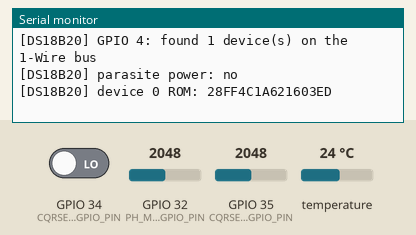
Simulated run of this program. Board: ESP32. On the bench: the last lines printed to the serial monitor. Inputs (shaded band) come from the test bench; at power-on: GPIO 32 (PH_METER_V_1_1_GPIO_PIN) = 2048, GPIO 34 (CQRSENYW001_GPIO_PIN) LOW, GPIO 35 (CQRSENTDS01_GPIO_PIN) = 2048, temperature 24 °C. WiFi joins after 1.5 s; servers stay silent unless stated; random numbers use the default seed unless the program sets one; EEPROM starts erased; no MQTT or app messages arrive unless stated.

Above: at 1.2 s.
1.3 s: GPIO 32 (PH_METER_V_1_1_GPIO_PIN) set to 2866
At 5.1 s:
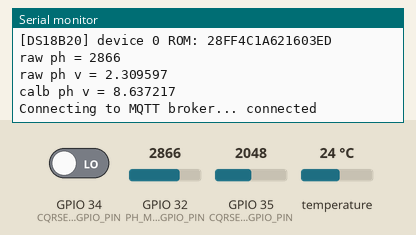
5.2 s: GPIO 32 (PH_METER_V_1_1_GPIO_PIN) set to 3603
At 8.0 s:
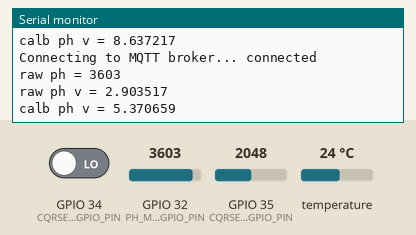

The program:

main.cpp
```cpp
/**
 * Filename: main.cpp
 * Author: Garrett Forsyth
 * Date: May 1 2026
 * Description:
 * This program initializes all sensors, then defers to their loop
 * implementation. When new data is read, it is published to the
 * MQTT server.
 */
#include "config.h"
#include <OneWire.h>
#include <DallasTemperature.h>
#include "sensors/DS18B20.h"
#include "sensors/Cqrsenyw001.h"
#include "sensors/Cqrsentds01.h"
#include "sensors/PhMeterV11.h"
#include "services/MQTTService.h"
#include "services/SensorBroker.h"
#include <WiFi.h>
#include <esp_task_wdt.h>

Sensor* sensors[] = {
  new DS18B20(DS18B20_GPIO_PIN),
  new Cqrsenyw001(CQRSENYW001_GPIO_PIN),
  new Cqrsentds01(CQRSENTDS01_GPIO_PIN),
  new PhMeterV11(PH_METER_V_1_1_GPIO_PIN)
};
MQTTService mqttService = MQTTService();

void setup(void) {
  Serial.begin(9600);

  const esp_task_wdt_config_t wdtConfig = {
    .timeout_ms = 30000,    // reset if loop() hasn't come round in 30 s
    .idle_core_mask = 0,    // don't also watch the idle tasks
    .trigger_panic = true,  // panic -> reboot, with a backtrace on serial
  };
  if (esp_task_wdt_reconfigure(&wdtConfig) != ESP_OK) {
    Serial.println("WDT reconfigure failed");
  }
  enableLoopWDT();          // watch the loop task; the core feeds it before every loop()

  for (Sensor* sensor : sensors) {
    sensor->begin();
  }
  mqttService.begin();
}

void loop(void) {
  for (Sensor* sensor : sensors) {
    // Skip error readings (ex/ a disconnected probe) so they never reach the
    // broker or other sensors (TDS uses the latest temperature).
    if (sensor->loop() && sensor->hasValidReading()) {
      SensorBroker::getInstance().publish(
        sensor->getType(),
        sensor->getId(),
        sensor->getReading()
      );
      mqttService.publishReading(sensor);
    }
  }

  mqttService.loop();
}
```

esp32.h
```cpp
/**
 * Filename: esp32.h
 * Author: Garrett Forsyth
 * Date: June 18 2026
 * Description: ESP32 Board specific constants.
 */
#pragma once
constexpr float ESP32_ADC_VREF    = 3.3f;
constexpr float ESP32_ADC_MAX     = 4095.0f;
constexpr float ESP32_ADC_MIN     = 0.0f;
```

Cqrsentds01.cpp
```cpp
#include "Cqrsentds01.h"
#include "services/SensorBroker.h"
#include "SensorType.h"
#include <Arduino.h>
#include <string.h>
#include <algorithm>

constexpr const int TDS_SAMPLE_INTERVAL_MS = 40;
constexpr const int TDS_DEFAULT_TEMP_CALB = 30;

Cqrsentds01::Cqrsentds01(uint8_t pin):  SensorGPIO(pin),
    _lastSampleTime(0),
    _lastPublishTime(0),
    _sampleIndex(0),
    _lastTds(0.0f) {
    memset(_sampleBuffer, 0, sizeof(_sampleBuffer));
    memset(_readingBuf, 0, sizeof(_readingBuf));
}

void Cqrsentds01::begin() {
  pinMode(_pin, INPUT);
}


void Cqrsentds01::read() {
    // Read the analog voltage from a more stable value by filtering the median
    // NOTE: ESP32 has 12 bit Analog-Digital-Converter (this differs compared to the datasheet example)
    float voltage = getMedian() * (ADC_VREF / ADC_MAX);
    float temp = SensorBroker::getInstance().getLatest(
        SensorType::Temperature,
        SensorValue::ofFloat(TDS_DEFAULT_TEMP_CALB)
    ).f;
    float compensation = 1.0f + 0.02f * (temp - 25.0f); // Again, from the datasheet
    float compensatedV = voltage / compensation;

    // Calculation to convert voltage to tds. Taken from:
    // http://www.cqrobot.wiki/index.php/TDS_(Total_Dissolved_Solids)_Meter_Sensor_SKU:_CQRSENTDS01
    _lastTds = (
        133.42f *
        compensatedV *compensatedV * compensatedV -
            255.86f * compensatedV * compensatedV +
            857.39f * compensatedV
    ) * 0.5f;
}

bool Cqrsentds01::loop() {
    unsigned long now = millis();

    // Take a sample reading if it's time
    if (now - _lastSampleTime >= TDS_SAMPLE_INTERVAL_MS) {
        _lastSampleTime = now;
        _sampleBuffer[_sampleIndex++] = analogRead(_pin);
        _sampleIndex = _sampleIndex % TDS_SAMPLE_COUNT;
    }

    // Update the latest reading if it's time
    if (now - _lastPublishTime >= interval) {
        _lastPublishTime = now;
        read();
        return true;
    }
    return false;
}

int Cqrsentds01::getMedian() {
    int temp[TDS_SAMPLE_COUNT];
    memcpy(temp, _sampleBuffer, sizeof(_sampleBuffer));
    std::sort(temp, temp + TDS_SAMPLE_COUNT);
    return (TDS_SAMPLE_COUNT & 1) ?
        temp[(TDS_SAMPLE_COUNT - 1) / 2 ] : // Odd - take the middle
        (temp[TDS_SAMPLE_COUNT / 2] + temp[(TDS_SAMPLE_COUNT - 1) / 2]) / 2; // Even average the middle 2 entries
}

const SensorValue Cqrsentds01::getReading() {
    return SensorValue::ofFloat(_lastTds);
}

const char* Cqrsentds01::getModel() { return MODEL_NAME; }

const SensorType Cqrsentds01::getType() { return SensorType::Tds; }
```

Cqrsentds01.h
```cpp
/**
 * Filename: Cqrsentds01.h
 * Author: Garrett Forsyth
 * Date: June 15 2026
 * Description: This file contains declarations for the cqrsentds01 TDS sensor.
 *
 * See http://www.cqrobot.wiki/index.php/TDS_(Total_Dissolved_Solids)_Meter_Sensor_SKU:_CQRSENTDS01
 *
 * Note: This sensor has two distinct intervals:
 *   1) sample - how long it should take to collect a sample
 *   2) publish - how often it should publish the median of the sample
 */
#pragma once
#include "SensorGPIO.h"

class Cqrsentds01 : public SensorGPIO {
public:
    Cqrsentds01(uint8_t pin);

    void begin() override;
    void read() override;
    bool loop() override;
    const SensorValue getReading() override;
    const SensorType getType() override;
    const char* getModel() override;
    ~Cqrsentds01() {};

private:
    const char* MODEL_NAME = "CQRSENTDS01";

    unsigned long _lastSampleTime;
    unsigned long _lastPublishTime;

    static const int TDS_SAMPLE_COUNT = 30;
    int _sampleBuffer[TDS_SAMPLE_COUNT];
    int _sampleIndex;

    static const int READING_BUF_SIZE = 16;
    char _readingBuf[READING_BUF_SIZE];
    float _lastTds;

    int getMedian();
};
```

Cqrsenyw001.cpp
```cpp
#include "Cqrsenyw001.h"
#include "utils/SensorIdentity.h"

void Cqrsenyw001::begin() {
  pinMode(_pin, INPUT);
}

void Cqrsenyw001::read() {
    lastReadStatus = digitalRead(_pin);
}

const char* Cqrsenyw001::getModel() { return MODEL_NAME; }

const SensorValue Cqrsenyw001::getReading() {
    return SensorValue::ofBool(lastReadStatus);
}

const SensorType Cqrsenyw001::getType() {
    return SensorType::Liquid;
}
```

Cqrsenyw001.h
```cpp
/**
 * Filename: LiquidSensor.h
 * Author: Garrett Forsyth
 * Date: June 15 2026
 * Description: This file contains declarations for a simple liquid sensor.
 * Note: By convention, we expect a status of HIGH to mean water is detected,
 * though this could be changed using the phsyical switch on the sensor.
 */
#pragma once
#include "SensorGPIO.h"
#include <stdint.h>
#include "esp32-hal-gpio.h"

class Cqrsenyw001: public SensorGPIO {
public:

    /**
     * Construct a new liquid sensor object.
     *
     * Parameters:
     * pin: The GPIO to use for this sensor.
     */
    Cqrsenyw001(uint8_t pin): SensorGPIO(pin) {};

    void begin() override;
    void read() override;
    const SensorValue getReading() override;
    const SensorType getType() override;
    const char* getModel() override;
    ~Cqrsenyw001() {};
private:
    const char* MODEL_NAME = "CQRSENYW001"; // From http://www.cqrobot.wiki/index.php/Non-Contact_Water/Liquid_Level_Sensor_SKU:_CQRSENYW001
    float lastReadStatus = LOW;
};
```

DS18B20.cpp
```cpp
#include "DS18B20.h"
#include "utils/SensorIdentity.h"

void DS18B20::begin() {
    sensors.begin();

    // Debug: report what is on the 1-Wire bus. 0 devices means a wiring or
    // pull-up problem (data needs ~4.7k to 3.3V).
    uint8_t count = sensors.getDeviceCount();
    Serial.printf("[DS18B20] GPIO %u: found %u device(s) on the 1-Wire bus\n", _pin, count);
    Serial.printf("[DS18B20] parasite power: %s\n", sensors.isParasitePowerMode() ? "yes" : "no");

    DeviceAddress address;
    if (count > 0 && sensors.getAddress(address, 0)) {
        Serial.print("[DS18B20] device 0 ROM: ");
        for (uint8_t i = 0; i < 8; i++) Serial.printf("%02X", address[i]);
        Serial.println();
    }
}

void DS18B20::read() {
    sensors.requestTemperatures();
    lastReadTemperature = sensors.getTempCByIndex(0);

    // DallasTemperature returns DEVICE_DISCONNECTED_C (-127) when no sensor
    // answers. hasValidReading() keeps that value from being published.
    if (!hasValidReading()) {
        Serial.printf("[DS18B20] GPIO %u: no response (read -127), %u device(s) on bus; not publishing\n",
                      _pin, sensors.getDeviceCount());
    }
}

bool DS18B20::hasValidReading() {
    return lastReadTemperature != DEVICE_DISCONNECTED_C;
}

const SensorValue DS18B20::getReading() {
    return SensorValue::ofFloat(lastReadTemperature);
}

const SensorType DS18B20::getType() {
    return SensorType::Temperature;
}

const char* DS18B20::getModel() { return MODEL_NAME; }

DS18B20::~DS18B20() {}
```

DS18B20.h
```cpp
/**
 * Filename: DS18B20.h
 * Author: Garrett Forsyth
 * Date: May 1 2026
 * Description: This file contains declarations for the DS18B20 temperature sensor.
 */
#pragma once
#include "SensorGPIO.h"
#include <OneWire.h>
#include <DallasTemperature.h>
#include "SensorType.h"
#include "SensorValue.h"

class DS18B20: public SensorGPIO {
public:
    /**
     * Construct a new DS18B20 sensor object.
     *
     * Parameters:
     * pin: The GPIO to use for this sensor.
     */
    DS18B20(uint8_t pin): SensorGPIO(pin), oneWire(pin), sensors(&oneWire) {}

    void begin() override;
    void read() override;
    const SensorValue getReading() override;
    const SensorType getType() override;
    const char* getModel() override;
    bool hasValidReading() override;
    ~DS18B20() override;
private:
    const char* MODEL_NAME = "DS18B20";
    float lastReadTemperature = 0;
    OneWire oneWire;
    DallasTemperature sensors;
};
```

PhMeterV11.cpp
```cpp
#include "PhMeterV11.h"
#include <Arduino.h>

PhMeterV11::PhMeterV11(uint8_t pin): SensorGPIO(pin) {
    _calibration = getOrDefaultPhCalibration();
}

void PhMeterV11::begin() {
  pinMode(_pin, INPUT);
}

void PhMeterV11::read() {
    int raw = analogRead(_pin);
    Serial.printf("raw ph = %d\n", raw);
    float voltage = raw * (ADC_VREF / ADC_MAX);
    Serial.printf("raw ph v = %f\n", voltage);
    _lastPh = _calibration.slope * voltage + _calibration.offset;
    Serial.printf("calb ph v = %f\n", _lastPh);
}

const SensorValue PhMeterV11::getReading() {
    return SensorValue::ofFloat(_lastPh);
}

const char* PhMeterV11::getModel() { return MODEL_NAME; }
const SensorType PhMeterV11::getType() { return SensorType::Ph; }
```

PhMeterV11.h
```cpp
/**
 * Filename: SensorGPIO.h
 * Author: Garrett Forsyth
 * Date: June 18 2026
 * Description: This file contains declarations for pH meter v1.1 sensor.
 *
 * See https://docs.cirkitdesigner.com/component/968ae382-87b6-4cd4-a87d-7529e2a0c468/ph-meter-v11
 *
 * Note: This sensor requires calibration to give accurate readings. It can also
 * use either the 5V or 3.3V power. Currently 3.3V is used to be consistent
 * with other sensors, but if range becomes a problem we should consider moving it
 * to 5V.
 */
#pragma once
#include "SensorGPIO.h"
#include "calibration/PhCalibration.h"

class PhMeterV11 : public SensorGPIO {
public:
    PhMeterV11(uint8_t pin);

    void begin() override;
    void read() override;
    const SensorValue getReading() override;
    const SensorType getType() override;
    const char* getModel() override;
    ~PhMeterV11() {};

private:
    const char* MODEL_NAME = "PHMETERV11";
    PhCalibration _calibration;
    float _lastPh;
};
```

Sensor.cpp
```cpp
#include "Sensor.h"
#include <Arduino.h>

bool Sensor::loop() {
    bool wasRead = false;
    if (millis() - lastRead > interval) {
        read();
        lastRead = millis();
        wasRead = true;
    }

    return wasRead;
}
```

Sensor.h
```cpp
/**
 * Filename: Sensor.h
 * Author: Garrett Forsyth
 * Date: May 1 2026
 * Description: This file contains declarations for the abstract sensor class.
 *
 * Sensors need to be initialized in begin()
 * Their readings are read in read()
 * How often they are read is determined by interval and lastRead
 */
#pragma once
#include "config.h"
#include "SensorType.h"
#include "SensorValue.h"
#include "stdint.h"

class Sensor {
public:
    /**
     * Executes any sensor initialization logic.
     */
    virtual void begin() = 0;

    /**
     * Triggers a sensor read.
     * The frequency is determined by [interval] and [lastRead]
     */
    virtual void read() = 0;

    /**
     * Called during program loop. Checks if it is time
     * to read the sensor data and if so does.
     *
     * Returns bool: true if a value was read; false otherwise
     */
    virtual bool loop();

    /**
     * Get reading string as it should be published.
     */
    virtual const SensorValue getReading() = 0;

    /**
     * Get type of sensor.
     */
    virtual const SensorType getType() = 0;

    /**
     * Gets a string of the model name of the sensor.
     */
    virtual const char* getModel() = 0;

    /**
     * Get's a unique identifer for the sensor.
     * (Ex/ ROM address or hardware ID)
     */
    virtual const char* getId() = 0;

    /**
     * Whether the latest reading is real data worth publishing.
     * Sensors override this to flag error values (ex/ a disconnected
     * DS18B20 reads -127) so they are not published or shared.
     */
    virtual bool hasValidReading() { return true; }

    /**
     * Logic to calibrate the sensor.
     */
    virtual void calibrate() {}

    /**
     * Deconstructor for children to chain call.
     */
    virtual ~Sensor() {};

protected:
    /**
     * The time interval, in millis, in which the sensor
     * should be read.
     */
    unsigned long interval = DEFAULT_READ_INTERVAL;

    /**
     * The millis time from epoch the sensor was last read.
     */
    unsigned long lastRead = 0;

    /**
     * Buffer size sensor's publish their reading data to.
     */
    const static uint8_t READING_SIZE = 32;
};
```

SensorGPIO.cpp
```cpp
#include "SensorGPIO.h"
#include "./utils/SensorIdentity.h"

SensorGPIO::SensorGPIO(uint8_t pin): _pin(pin) {}

const char* SensorGPIO::getId() {
    return getOrCreateSensorId(getModel(), _pin);
}
```

SensorGPIO.h
```cpp
/**
 * Filename: SensorGPIO.h
 * Author: Garrett Forsyth
 * Date: May 1 2026
 * Description: A specialization for sensors using a GPIO pin.
 */
#pragma once
#include "Sensor.h"
#include "stdint.h"

class SensorGPIO: public Sensor {
public:
    SensorGPIO(uint8_t pin);
    const char* getId() override;
protected:
    const uint8_t _pin;
};
```

SensorType.cpp
```cpp
#include "SensorType.h"

const char* sensorTypeName(SensorType type) {
    switch (type) {
        case SensorType::Temperature: return "temperature";
        case SensorType::Liquid:      return "liquid";
        case SensorType::Tds:         return "tds";
        case SensorType::Ph:          return "ph";
        default:                      return "unknown";
    }
}
```

SensorType.h
```cpp
/**
 * Filename: SensorType.h
 * Author: Garrett Forsyth
 * Date: June 15 2026
 * Description: Enumeration which defines types of supported sensors.
 */
#pragma once
enum class SensorType {
    Temperature,
    Liquid,
    Tds,
    Ph
};

/**
 * Get a string representation of the sensor type.
 */
const char* sensorTypeName(SensorType type);
```

SensorValue.h
```cpp
/**
 * Filename: SensorValue.h
 * Author: Garrett Forsyth
 * Date: June 16 2026
 * Description: Union of types sensor readings can take.
 */
#pragma once
#include <stdio.h>
#include <stddef.h>
struct SensorValue {
    static const int SENSOR_VALUE_SIZE = 16;
    enum class Type { Float, Bool } type;
    union { float f; bool b; };

    static SensorValue ofFloat(float v) { SensorValue s; s.type = Type::Float; s.f = v; return s; }
    static SensorValue ofBool(bool v)   { SensorValue s; s.type = Type::Bool;  s.b = v; return s; }

    void toString(char *buf, size_t len) const {
        switch (type) {
        case Type::Float: snprintf(buf, len, "%f", f); break;
        case Type::Bool: snprintf(buf, len, "%d", b); break;
        }
    }
};
```

PhCalibration.cpp
```cpp
#include "PhCalibration.h"
#include <Preferences.h>
#include <services/NvsConfig.h>

// Default approximations for the board on 3.3V supply.
// - Midpoint: 2.5V at pH 7 (electrode isopotential point, independent of supply voltage)
// - Slope: ~-5.5 pH/V (output decreases as pH increases)
// - Offset: 21.34 (derived from: 7 = -5.5 * 2.5 + offset)
constexpr const float DEFAULT_SLOPE = -5.5;
constexpr const float DEFAULT_OFFSET = 21.34;

constexpr const char* KEY_SLOPE = "ph_slope";
constexpr const char* KEY_OFFSET = "ph_offset";

PhCalibration getOrDefaultPhCalibration() {
    Preferences prefs;
    prefs.begin(NVS_NAME_SPACE, true); // Read only

    PhCalibration calibration;
    calibration.slope = prefs.getFloat(KEY_SLOPE, DEFAULT_SLOPE);
    calibration.offset = prefs.getFloat(KEY_OFFSET, DEFAULT_OFFSET);

    prefs.end();
    return calibration;
}

void savePhCalibration(float slope, float offset) {
    Preferences prefs;
    prefs.begin(NVS_NAME_SPACE, false);

    prefs.putFloat(KEY_SLOPE, slope);
    prefs.putFloat(KEY_OFFSET, offset);

    prefs.end();
}
```

PhCalibration.h
```cpp
/**
 * Filename: PhCalibration.cpp
 * Author: Garrett Forsyth
 * Date: June 16 2026
 * Description: Structure used to store pH calibration.
 *
 * pH Calibration is stored in preferences to survive reboots.
 */
#pragma once


struct PhCalibration {
    float slope;
    float offset;
};

PhCalibration getOrDefaultPhCalibration();

void savePhCalibration(float slopw, float offset);
```

SensorIdentity.cpp
```cpp
// SensorIdentity.cpp
#include "SensorIdentity.h"
#include "config.h"
#include <Preferences.h>
#include "services/NvsConfig.h"

const char* getOrCreateSensorId(const char* model, uint8_t gpio) {
    static char id[MAX_VALUE_LENGTH];

    // Key is of form '{model}_{gpio}'
    char key[MAX_KEY_LENGTH];
    snprintf(key, sizeof(key), "%s_%d", model, gpio);

    Preferences prefs;
    prefs.begin(NVS_NAME_SPACE, false);

    if (prefs.isKey(key)) {
        prefs.getString(key, id, sizeof(id));
    } else {
        // Create a UUID by generating 4 random numbers in hex (include padding)
        snprintf(
            id,
             sizeof(id),
              "%08lx%08lx%08lx%08lx",
            esp_random(), esp_random(), esp_random(), esp_random()
        );
        prefs.putString(key, id);
    }

    prefs.end();
    return id;
}
```

NvsConfig.h
```cpp
#pragma once
constexpr const char* NVS_NAME_SPACE = "tankwatch";
constexpr const int MAX_KEY_LENGTH = 16;
constexpr const int MAX_VALUE_LENGTH = 33;
```

Source omitted: SensorIdentity.h (828 bytes), MQTTService.cpp (2623 bytes), MQTTService.h (2481 bytes), SensorBroker.cpp (661 bytes), SensorBroker.h (918 bytes), config.h (1331 bytes)

Measured:
- after the input at 1.3 s, the serial monitor: prints a new line after 2.5 s (image 1)
- after the input at 5.2 s, the serial monitor: prints a new line after 2.3 s (image 2)
